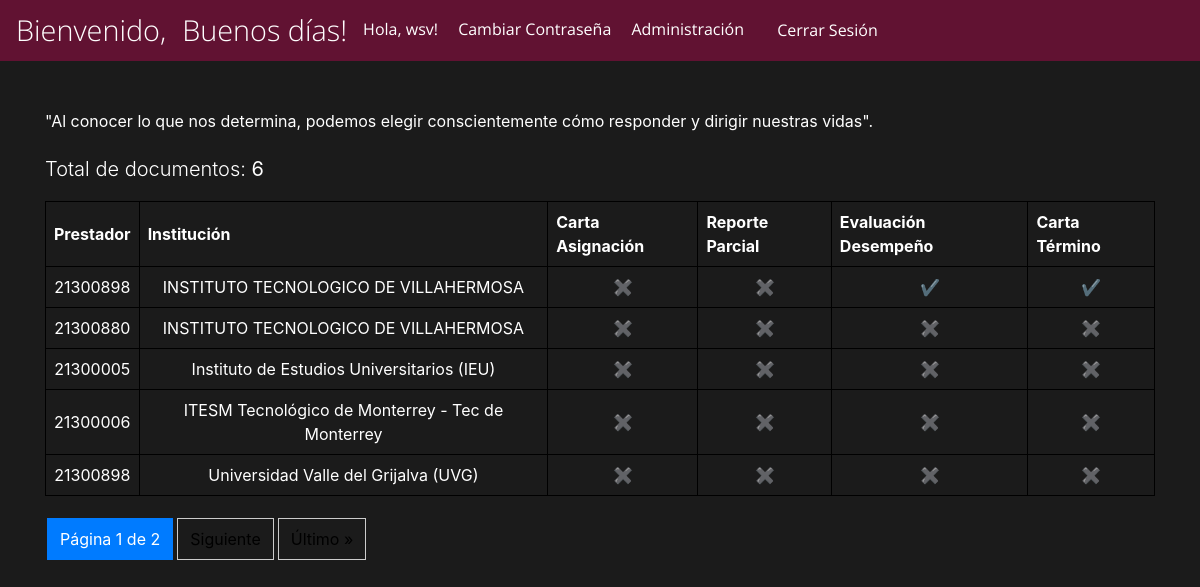
The app's page / (signed in) with its own data.
### servicio_social/models.py (models this page shows, shortened)
class ResumenDocumentos(models.Model):
    servicio_social = models.ForeignKey(ServicioSocial, on_delete=models.CASCADE, default=1)  # Use a valid ID from ServicioSocial
    carta_asignacion = models.BooleanField(default=False)
    reporte_parcial = models.BooleanField(default=False)
    evaluacion_desempeno = models.BooleanField(default=False)
    carta_termino = models.BooleanField(default=False)
    class Meta:
        verbose_name = "Resumen de Documentos"
        verbose_name_plural = "Resumen de Documentos"

class ServicioSocial(models.Model):
    prestador = models.ForeignKey(Prestador, on_delete=models.CASCADE)
    institucion = models.ForeignKey(Institucion, on_delete=models.CASCADE)
    programa = models.CharField(max_length=100)
    responsable = models.CharField(max_length=100)
    fecha_inicio = models.DateField()
    fecha_fin = models.DateField()
    horas_requeridas = models.IntegerField(default=480)
    horas_realizadas = models.IntegerField(default=0)
    actividades = models.TextField()
    class Meta:
        verbose_name = "Servicio Social"
        verbose_name_plural = "Servicios Sociales"

class Prestador(models.Model):
    nombres = models.CharField(max_length=50)
    apellido_p = models.CharField(max_length=50)
    apellido_m = models.CharField(max_length=50)
    curp = models.CharField(max_length=50, unique=True)
    telefono = models.CharField(max_length=20, null=True, blank=True)
    correo = models.EmailField(unique=True)
    matricula = models.CharField(max_length=50, unique=True)
    carrera = models.ForeignKey(Carrera, on_delete=models.CASCADE)
    activo = models.BooleanField(default=True)
    class Meta:
        verbose_name = "Prestador"
        verbose_name_plural = "Prestadores"

class Institucion(models.Model):
    nombre = models.CharField(max_length=100)
    class Meta:
        verbose_name = "Institución"
        verbose_name_plural = "Instituciones"

### servicio_social/views.py (the view)
# urls.py: path("", home, name="home"),
@login_required
def home(request):
    documentos_list = ResumenDocumentos.objects.select_related(
        'servicio_social__prestador', 'servicio_social__institucion'
    ).all()
    paginator = Paginator(documentos_list, 5)  # 5 registros por página
    page_number = request.GET.get('page')
    documentos = paginator.get_page(page_number)
    return render(request, 'home.html', {
        'documentos': documentos,
        'total_documentos': documentos_list.count()
    })

### templates/home.html (shortened to what this page needs)
{% extends 'base.html' %}
{% block content %}
{% include 'navbar.html' %}
<div class="container">
    <br></br>
    <a>"Al conocer lo que nos determina, podemos elegir conscientemente cómo responder y dirigir nuestras vidas".</a>
    <br></br>
    <h1>Total de documentos: <strong>{{ total_documentos }}</strong></h1>
    {% if documentos %}
        <table>
            <thead>
                <tr>
                    <th>Prestador</th>
                    <th>Institución</th>
                    <th>Carta Asignación</th>
                    <th>Reporte Parcial</th>
                    <th>Evaluación Desempeño</th>
                    <th>Carta Término</th>
                </tr>
            </thead>
            <tbody>
                {% for doc in documentos %}
                    <tr>
                        <td>{{ doc.servicio_social.prestador.matricula }}</td>
                        <td>{{ doc.servicio_social.institucion.nombre }}</td>
                        <td>{% if doc.carta_asignacion %}<span class="checkmark">✔</span>{% else %}<span class="crossmark">✖</span>{% endif %}</td>
                        <td>{% if doc.reporte_parcial %}<span class="checkmark">✔</span>{% else %}<span class="crossmark">✖</span>{% endif %}</td>
                        <td>{% if doc.evaluacion_desempeno %}<span class="checkmark">✔</span>{% else %}<span class="crossmark">✖</span>{% endif %}</td>
                        <td>{% if doc.carta_termino %}<span class="checkmark">✔</span>{% else %}<span class="crossmark">✖</span>{% endif %}</td>
                    </tr>
                {% endfor %}
            </tbody>
        </table>
        <div class="pagination">
            <span class="current">Página {{ documentos.number }} de {{ documentos.paginator.num_pages }}</span>
            {% if documentos.has_next %}
                <a href="?page={{ documentos.next_page_number }}">Siguiente</a>
                <a href="?page={{ documentos.paginator.num_pages }}">Último &raquo;</a>
            {% endif %}
        </div>
    {% else %}
        <p>No hay documentos para mostrar.</p>
    {% endif %}
</div>
{% endblock %}

### templates/base.html (shortened to what this page needs)
<!DOCTYPE html>
<html>
<head>
  <link href="https://cdn.jsdelivr.net/npm/bootstrap@5.3.5/dist/css/bootstrap.min.css" rel="stylesheet">
</head>
<body class="{% block body_class %}{% endblock %}">
  <main>
    {% block content %}{% endblock %}
  </main>
</body>
</html>

### templates/navbar.html (shortened to what this page needs)
{% block content %}
<link href="https://stackpath.bootstrapcdn.com/bootstrap/4.5.2/css/bootstrap.min.css" rel="stylesheet">
<nav class="navbar navbar-expand-lg navbar-dark" style="background-color: #611232;">
    <a class="navbar-brand" href="{% url 'home' %}">
        <h1 style="margin: 0;">Bienvenido,</h1>
    </a>
    <div class="d-flex align-items-center">
        {% if user.is_authenticated %}
            <h1 class="mb-0 mr-3" style="color: white; display: inline-block;"><span id="saludo">Cargando saludo...</span></h1>
        {% endif %}
        <div class="ml-auto">
            {% if user.is_authenticated %}
                <span class="text-white mr-3">Hola, {{ user.username }}!</span>
                <a href="{% url 'password_change' %}" class="text-white mr-3">Cambiar Contraseña</a>
                <a href="{% url 'admin:index' %}" class="text-white mr-3">Administración</a>
                <form action="{% url 'logout' %}" method="post" class="d-inline">
                    <button type="submit" class="btn btn-link text-white">Cerrar Sesión</button>
                </form>
            {% else %}
                <a href="{% url 'login' %}" class="text-white mr-3">Iniciar Sesión</a>
                <a href="{% url 'password_reset' %}" class="text-white">Restablecer Contraseña</a>
            {% endif %}
        </div>
    </div>
</nav>
{% endblock %}

### templates/home.html (style rules this page uses)
table { width: 100%; border-collapse: collapse; margin-top: 20px; }
th, td { border: 1px solid black; padding: 8px; text-align: center; }
.checkmark { color: green; font-weight: bold; }
.crossmark { color: red; font-weight: bold; }
.pagination { margin-top: 20px; text-align: center; }
.pagination a, .pagination span { display: inline-block; padding: 8px 12px; margin: 2px; border: 1px solid #ccc; text-decoration: none; color: black; }
.pagination .current { background-color: #007BFF; color: white; border-color: #007BFF; }

### templates/navbar.html (style rules this page uses)
body { background-color: #1b1b1b; color: white; }
h1 { margin: 0 0 20px; font-weight: 300; font-size: 1.25rem; }
.navbar { font-family: 'Open Sans', sans-serif; }
.navbar h1 { background-color: #611232; margin: 0; font-weight: 300; font-size: 1.8rem; color: white; }

### records on screen
ResumenDocumentos: servicio_social.prestador.matricula "21300898", servicio_social.institucion.nombre "INSTITUTO TECNOLOGICO DE VILLAHERMOSA"
ResumenDocumentos: servicio_social.prestador.matricula "21300880", servicio_social.institucion.nombre "INSTITUTO TECNOLOGICO DE VILLAHERMOSA"
ResumenDocumentos: servicio_social.prestador.matricula "21300005", servicio_social.institucion.nombre "Instituto de Estudios Universitarios (IEU)"
ResumenDocumentos: servicio_social.prestador.matricula "21300006", servicio_social.institucion.nombre "ITESM Tecnológico de Monterrey - Tec de Monterrey"
ResumenDocumentos: servicio_social.prestador.matricula "21300898", servicio_social.institucion.nombre "Universidad Valle del Grijalva (UVG)"

### other values on screen
{{ user.username }} "wsv"
{{ total_documentos }} "6"
{{ documentos.number }} "1"
{{ documentos.paginator.num_pages }} "2"
